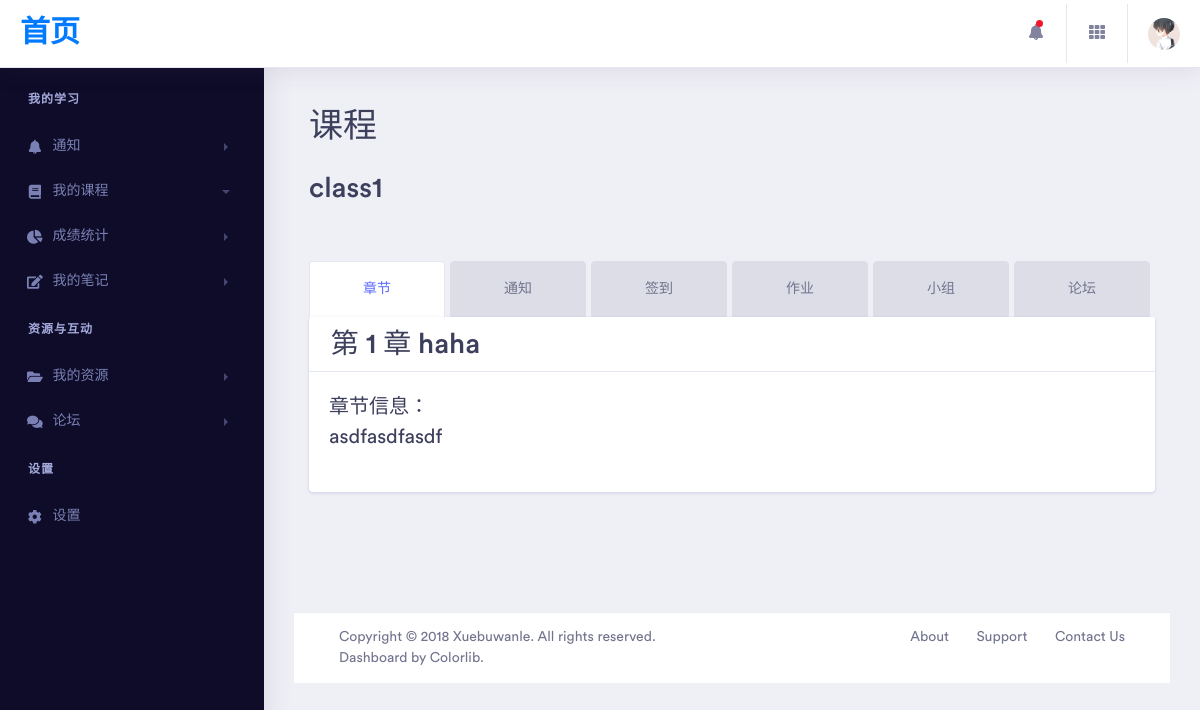
The page /teacherClass/1/section/detail/1/ (signed in) on the database its author committed.
### db/models.py (models this page shows)
class Class(models.Model):
    class_name = models.CharField(max_length=200)
    create_date = models.DateTimeField(auto_now=True)
    info = models.TextField()
    teachers = models.ManyToManyField(
        Teacher,
        through='TeachMembership',
        through_fields=('class_id', 'teacher')
    )
    tas = models.ManyToManyField(
        TA,
        through='TAMembership',
        through_fields=('class_id', 'ta')
    )
    students = models.ManyToManyField(
        Student,
        through='StudentMembership',
        through_fields=('class_id', 'student'),
    )

class Section(models.Model):
    class_id = models.ForeignKey(Class, on_delete=models.CASCADE)
    number = models.IntegerField()
    name = models.CharField(max_length=50)
    info = models.TextField(max_length=50)
    files = models.ManyToManyField(
        File,
        through='SectionHasFile',
        through_fields=('section', 'file')
    )

### section/views.py (the view)
# urls.py: path(r'detail/<int:sec_number>/', show_sec),
@login_required
def show_sec(request, class_id, sec_number):
    class_name = Class.objects.get(id=class_id).class_name
    section = Section.objects.get(class_id__id=class_id, number=sec_number)
    section_detail = {
        "section_name": section.name,
        "number": section.number,
        "section_number": section.number,
        "info": section.info,
    }
    file_lists = section.files.all()
    flen = len(file_lists)
    if flen:
        tmp_file_lists = []
        for file in file_lists:
            tmp_file_lists.append({
                "url": file.url,
                "name": file.name
            })
            print(file.url)
        return render(request, "teacher/show_sec.html", {
            "class_id": class_id,
            "section": section_detail,
            "flen": flen,
            "class_name": class_name,
            "file_lists": tmp_file_lists,
            "isteacher": is_teacher_of(request.user.id, class_id),
        })
    else:
        return render(request, "teacher/show_sec.html", {
            "class_id": class_id,
            "section": section_detail,
            "flen": flen,
            "class_name": class_name,
            "isteacher": is_teacher_of(request.user.id, class_id),
        })

### utils/funcs.py (called while the page is built)
def is_teacher_of(user_id, class_id):
    try:
        cl = Class.objects.get(id=class_id)
        return Teacher.objects.get(id__id=user_id) in cl.teachers.all()
    except Exception as e:
        return False

### templates/teacher/show_sec.html (shortened to what this page needs)
{% extends "commonTeacher.html" %}
{% block kk %}
    {% load static %}
    <div class="col-xl-12 col-lg-12 col-md-12 col-sm-12 col-12 mb-5">
        <div class="section-block">
            <h1 class="section-title">课程</h1>
            <br>
            <h2>{{ class_name }}</h2>
        </div>
        <br>
        <br>
        <div class="tab-regular">
            <ul class="nav nav-tabs nav-fill">
                <li class="nav-item">
                    <a class="nav-link active" href="/teacherClass/{{ class_id }}/section/">章节</a>
                </li>
                <li class="nav-item">
                    <a class="nav-link" href="/teacherClass/{{ class_id }}/notification/">通知</a>
                </li>
                <li class="nav-item">
                    <a class="nav-link" href="/teacherClass/{{ class_id }}/check/">签到</a>
                </li>
                <li class="nav-item">
                    <a class="nav-link" href="/teacherClass/{{ class_id }}/homework/">作业</a>
                </li>
                <li class="nav-item">
                    <a class="nav-link" href="/teacherClass/{{ class_id }}/group/" role="tab">小组</a>
                </li>
                <li class="nav-item">
                    <a class="nav-link" href="/teacherClass/{{ class_id }}/discuss/" role="tab">论坛</a>
                </li>
            </ul>
            <div>
                <div class="card">
                    <div class="card-header" id="headingOne">
                        <h2 class="mb-0">
                            <div class="row">
                                <div style="margin-left: 2%">
                                    第 {{ section.section_number }} 章  {{ section.section_name }}
                                </div>
                            </div>
                        </h2>
                    </div>
                    <div id="collapseOne" class="collapse show" aria-labelledby="headingOne" data-parent="#accordion">
                        <div class="card-body">
                            <p class="lead">
                                章节信息：
                                <br>
                                {{ section.info }}
                            </p>
                        </div>
                    </div>
                </div>
                <br>
                <br>
            </div>
        </div>
    </div>
{% endblock %}

### rows shown on the page
Class: class_name "class1"
Section: section_name "haha", info "asdfasdfasdf"

### other values the page prints
{{ section.section_number }} "1"
